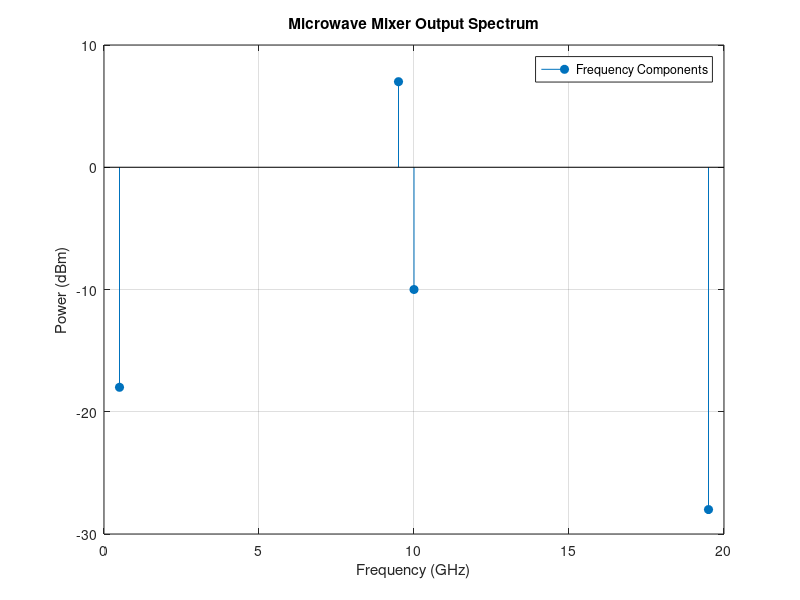

Recreate this plot in MATLAB.

clc;
clear;
close all;

% Input parameters
fRF = 10;          % RF frequency in GHz
fLO = 9.5;         % LO frequency in GHz
PRF = -10;         % RF power in dBm
PLO = 7;           % LO power in dBm
CL_expected = 8;   % Assumed conversion loss in dB

% Frequency conversion
fIF = abs(fRF - fLO);
fSUM = fRF + fLO;

% Simple assumed mixer model
PIF = PRF - CL_expected;
CL = PRF - PIF;

% Theoretical frequencies
fIF_theory = 0.5;
fSUM_theory = 19.5;

% Percentage deviation
devIF = abs(fIF - fIF_theory)/fIF_theory * 100;
devSUM = abs(fSUM - fSUM_theory)/fSUM_theory * 100;

% Display results
disp('MICROWAVE MIXER SIMULATION');
fprintf('IF Frequency = %.2f GHz\n', fIF);
fprintf('Sum Frequency = %.2f GHz\n', fSUM);
fprintf('RF Input Power = %.2f dBm\n', PRF);
fprintf('LO Power = %.2f dBm\n', PLO);
fprintf('IF Output Power = %.2f dBm\n', PIF);
fprintf('Conversion Loss = %.2f dB\n', CL);
fprintf('IF Frequency Deviation = %.2f %%\n', devIF);
fprintf('Sum Frequency Deviation = %.2f %%\n', devSUM);

% Simulated output spectrum
freq = [fIF fRF fLO fSUM];
power = [PIF PRF PLO PIF-10];

figure;
stem(freq, power, 'filled');
grid on;
xlabel('Frequency (GHz)');
ylabel('Power (dBm)');
title('Microwave Mixer Output Spectrum');
legend('Frequency Components');
